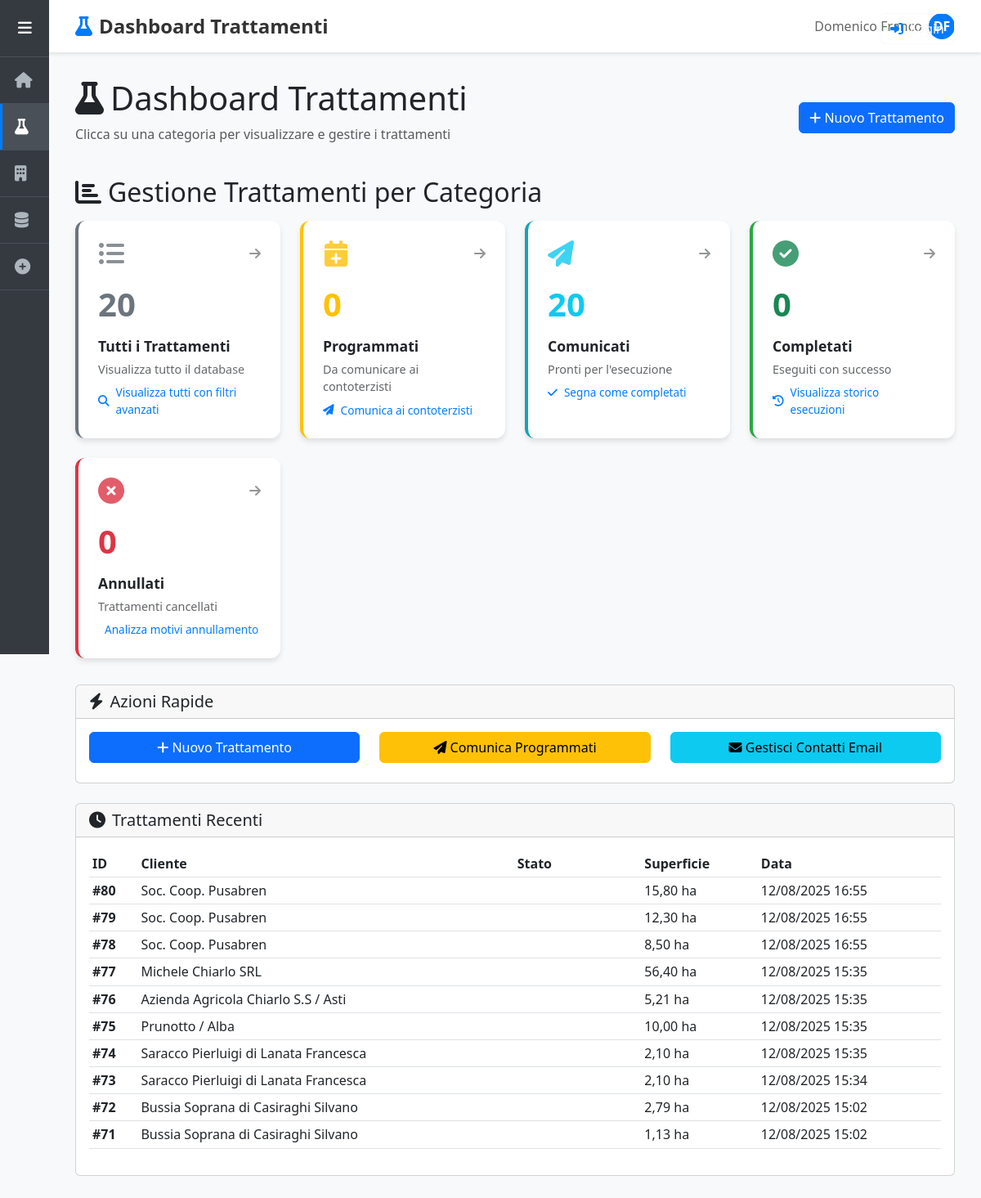
The app's page /trattamenti/, older data.
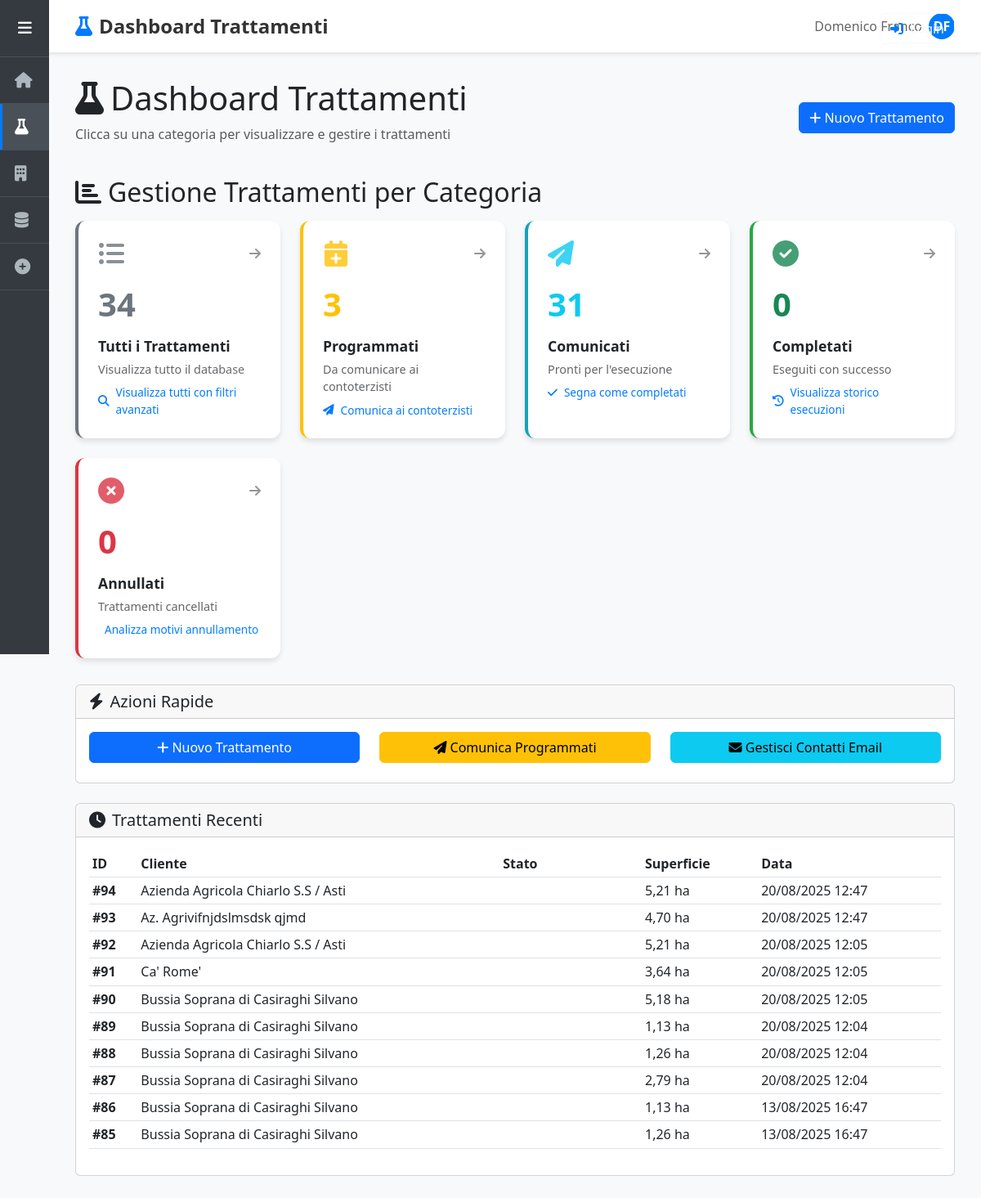
The same page, newer data.
### domenico/models.py (models this page shows, shortened)
class Trattamento(models.Model):
    STATI_CHOICES = [
        ('programmato', 'Programmato'),
        ('comunicato', 'Comunicato'),
        ('completato', 'Completato'),
        ('annullato', 'Annullato'),
    ]
    cliente = models.ForeignKey(Cliente, on_delete=models.CASCADE, related_name='trattamenti')
    cascina = models.ForeignKey(Cascina, on_delete=models.CASCADE, null=True, blank=True, related_name='trattamenti')
    terreni = models.ManyToManyField(Terreno, blank=True, related_name='trattamenti')
    LIVELLI_APPLICAZIONE = [
        ('cliente', 'Intera Azienda'),
        ('cascina', 'Cascina'),
        ('terreno', 'Terreni Selezionati'),
    ]
    livello_applicazione = models.CharField(
        max_length=20,
        choices=LIVELLI_APPLICAZIONE,
        default='cliente',
        help_text="Specifica il livello di applicazione del trattamento"
    )
    data_inserimento = models.DateTimeField(auto_now_add=True)
    data_comunicazione = models.DateTimeField(null=True, blank=True)
    data_esecuzione = models.DateField(null=True, blank=True)
    stato = models.CharField(
        max_length=20,
        choices=STATI_CHOICES,
        default='programmato',
        help_text="Stato attuale del trattamento"
    )
    class Meta:
        ordering = ['-data_inserimento']
        verbose_name = 'Trattamento'
        verbose_name_plural = 'Trattamenti'
    def get_superficie_interessata(self):
        from decimal import Decimal
        try:
            if self.livello_applicazione == 'cliente':
                superficie = self.cliente.get_superficie_totale()
            elif self.livello_applicazione == 'cascina' and self.cascina:
                superficie = self.cascina.get_superficie_totale()
            elif self.livello_applicazione == 'terreno':
                superficie = sum(terreno.superficie for terreno in self.terreni.all())
            else:
                superficie = 0
            return Decimal(str(superficie)) if superficie else Decimal('0')
        except Exception as e:
            print(f"Errore calcolo superficie trattamento {self.id}: {e}")
            return Decimal('0')

class Cliente(models.Model):
    nome = models.CharField(max_length=200)
    creato_il = models.DateTimeField(auto_now_add=True)
    def get_superficie_totale(self):
        from decimal import Decimal
        try:
            superficie = sum(cascina.get_superficie_totale() for cascina in self.cascine.all())
            return Decimal(str(superficie))
        except Exception:
            return Decimal('0')

class Cascina(models.Model):
    nome = models.CharField(max_length=200)
    cliente = models.ForeignKey(Cliente, on_delete=models.CASCADE, related_name='cascine')
    contoterzista = models.ForeignKey(
        Contoterzista,
        on_delete=models.SET_NULL,
        null=True,
        blank=True,
        related_name='cascine',
        help_text="Contoterzista responsabile per questa cascina (opzionale)"
    )
    def get_superficie_totale(self):
        from decimal import Decimal
        try:
            superficie = sum(terreno.superficie for terreno in self.terreni.all())
            return Decimal(str(superficie))
        except Exception:
            return Decimal('0')

class Terreno(models.Model):
    nome = models.CharField(max_length=200)
    cascina = models.ForeignKey(Cascina, on_delete=models.CASCADE, related_name='terreni')
    superficie = models.DecimalField(
        max_digits=10,
        decimal_places=2,
        validators=[MinValueValidator(0.01)],
        help_text="Superficie in ettari"
    )
    class Meta:
        verbose_name = "Terreno"
        verbose_name_plural = "Terreni"

### domenico/views.py (the view)
# urls.py: path('trattamenti/', views.trattamenti, name='trattamenti'),
def trattamenti(request):
    view_type = request.GET.get('view', 'dashboard')
    if view_type == 'dashboard':
        return trattamenti_dashboard(request)
    else:
        return trattamenti_table(request, view_type)

### domenico/views.py (called while the page is built)
def trattamenti_dashboard(request):
    from django.db.models import Count
    stats = {
        'totali': Trattamento.objects.count(),
        'programmati': Trattamento.objects.filter(stato='programmato').count(),
        'comunicati': Trattamento.objects.filter(stato='comunicato').count(),
        'completati': Trattamento.objects.filter(stato='completato').count(),
        'annullati': Trattamento.objects.filter(stato='annullato').count(),
    }
    trattamenti_recenti = Trattamento.objects.select_related(
        'cliente', 'cascina', 'cascina__contoterzista'
    ).prefetch_related('terreni')[:10]
    context = {
        'stats': stats,
        'trattamenti_recenti': trattamenti_recenti,
    }
    return render(request, 'trattamenti.html', context)

### domenico/templates/trattamenti.html (shortened to what the changed rows need)
{% extends 'base.html' %}
{% block page_title %}Dashboard Trattamenti{% endblock %}
{% block page_icon %}<i class="fas fa-flask"></i>{% endblock %}
{% block content %}
<div class="d-flex justify-content-between align-items-center mb-4">
    <div>
        <h1><i class="fas fa-flask me-2"></i>Dashboard Trattamenti</h1>
    </div>
</div>
<div class="stats-overview">
    <h2 class="mb-3">
        <i class="fas fa-chart-bar me-2"></i>Gestione Trattamenti per Categoria
    </h2>
    <div class="stats-grid">
        <a href="?view=tutti" class="stat-card totali">
            <div class="stat-icon">
                <i class="fas fa-list-ul text-secondary"></i>
                <i class="fas fa-arrow-right nav-indicator"></i>
            </div>
            <div class="stat-number text-secondary">{{ stats.totali }}</div>
            <div class="stat-label">Tutti i Trattamenti</div>
            <div class="stat-sublabel">Visualizza tutto il database</div>
            <div class="stat-action">
                <i class="fas fa-search"></i>
                Visualizza tutti con filtri avanzati
            </div>
        </a>
        <a href="?view=programmati" class="stat-card programmati">
            <div class="stat-icon">
                <i class="fas fa-calendar-plus text-warning"></i>
                <i class="fas fa-arrow-right nav-indicator"></i>
            </div>
            <div class="stat-number text-warning">{{ stats.programmati }}</div>
            <div class="stat-label">Programmati</div>
            <div class="stat-sublabel">Da comunicare ai contoterzisti</div>
            <div class="stat-action">
                <i class="fas fa-paper-plane"></i>
                Comunica ai contoterzisti
            </div>
        </a>
        <a href="?view=comunicati" class="stat-card comunicati">
            <div class="stat-icon">
                <i class="fas fa-paper-plane text-info"></i>
                <i class="fas fa-arrow-right nav-indicator"></i>
            </div>
            <div class="stat-number text-info">{{ stats.comunicati }}</div>
            <div class="stat-label">Comunicati</div>
            <div class="stat-sublabel">Pronti per l'esecuzione</div>
            <div class="stat-action">
                <i class="fas fa-check"></i>
                Segna come completati
            </div>
        </a>
    </div>
</div>
{% if trattamenti_recenti %}
<div class="recent-treatments mt-4">
    <div class="card">
        <div class="card-body">
            <div class="table-responsive">
                <table class="table table-sm">
                    <thead>
                        <tr>
                            <th>ID</th>
                            <th>Cliente</th>
                            <th>Stato</th>
                            <th>Superficie</th>
                            <th>Data</th>
                        </tr>
                    </thead>
                    <tbody>
                        {% for trattamento in trattamenti_recenti %}
                        <tr>
                            <td><strong>#{{ trattamento.id }}</strong></td>
                            <td>{{ trattamento.cliente.nome }}</td>
                            <td>
                                <span class="badge bg-{{ trattamento.stato }}">
                                </span>
                            </td>
                            <td>{{ trattamento.get_superficie_interessata|floatformat:2 }} ha</td>
                            <td>{{ trattamento.data_inserimento|date:"d/m/Y H:i" }}</td>
                        </tr>
                        {% endfor %}
                    </tbody>
                </table>
            </div>
        </div>
    </div>
</div>
{% endif %}
{% endblock %}

Row changes from the older to the newer data that the page shows:
no longer on this page (row unchanged): Trattamento: id "80", cliente.nome "Soc. Coop. Pusabren", get_superficie_interessata "15,80", data_inserimento "12/08/2025 16:55"
no longer on this page (row unchanged): Trattamento: id "79", cliente.nome "Soc. Coop. Pusabren", get_superficie_interessata "12,30", data_inserimento "12/08/2025 16:55"
no longer on this page (row unchanged): Trattamento: id "78", cliente.nome "Soc. Coop. Pusabren", get_superficie_interessata "8,50", data_inserimento "12/08/2025 16:55"
no longer on this page (row unchanged): Trattamento: id "77", cliente.nome "Michele Chiarlo SRL", get_superficie_interessata "56,40", data_inserimento "12/08/2025 15:35"
no longer on this page (row unchanged): Trattamento: id "76", cliente.nome "Azienda Agricola Chiarlo S.S / Asti", get_superficie_interessata "5,21", data_inserimento "12/08/2025 15:35"
no longer on this page (row unchanged): Trattamento: id "75", cliente.nome "Prunotto / Alba", get_superficie_interessata "10,00", data_inserimento "12/08/2025 15:35"
no longer on this page (row unchanged): Trattamento: id "74", cliente.nome "Saracco Pierluigi di Lanata Francesca", get_superficie_interessata "2,10", data_inserimento "12/08/2025 15:35"
no longer on this page (row unchanged): Trattamento: id "73", cliente.nome "Saracco Pierluigi di Lanata Francesca", get_superficie_interessata "2,10", data_inserimento "12/08/2025 15:34"
no longer on this page (row unchanged): Trattamento: id "72", cliente.nome "Bussia Soprana di Casiraghi Silvano", get_superficie_interessata "2,79", data_inserimento "12/08/2025 15:02"
no longer on this page (row unchanged): Trattamento: id "71", cliente.nome "Bussia Soprana di Casiraghi Silvano", get_superficie_interessata "1,13", data_inserimento "12/08/2025 15:02"
added Trattamento: id "94", cliente.nome "Azienda Agricola Chiarlo S.S / Asti", get_superficie_interessata "5,21", data_inserimento "20/08/2025 12:47"
added Trattamento: id "93", cliente.nome "Az. Agrivifnjdslmsdsk qjmd", get_superficie_interessata "4,70", data_inserimento "20/08/2025 12:47"
added Trattamento: id "92", cliente.nome "Azienda Agricola Chiarlo S.S / Asti", get_superficie_interessata "5,21", data_inserimento "20/08/2025 12:05"
added Trattamento: id "91", cliente.nome "Ca' Rome'", get_superficie_interessata "3,64", data_inserimento "20/08/2025 12:05"
added Trattamento: id "90", cliente.nome "Bussia Soprana di Casiraghi Silvano", get_superficie_interessata "5,18", data_inserimento "20/08/2025 12:05"
added Trattamento: id "89", cliente.nome "Bussia Soprana di Casiraghi Silvano", get_superficie_interessata "1,13", data_inserimento "20/08/2025 12:04"
added Trattamento: id "88", cliente.nome "Bussia Soprana di Casiraghi Silvano", get_superficie_interessata "1,26", data_inserimento "20/08/2025 12:04"
added Trattamento: id "87", cliente.nome "Bussia Soprana di Casiraghi Silvano", get_superficie_interessata "2,79", data_inserimento "20/08/2025 12:04"
added Trattamento: id "86", cliente.nome "Bussia Soprana di Casiraghi Silvano", get_superficie_interessata "1,13", data_inserimento "13/08/2025 16:47"
added Trattamento: id "85", cliente.nome "Bussia Soprana di Casiraghi Silvano", get_superficie_interessata "1,26", data_inserimento "13/08/2025 16:47"
Text that changed along with them:
{{ stats.totali }}: "20" → "34"
{{ stats.programmati }}: "0" → "3"
{{ stats.comunicati }}: "20" → "31"
